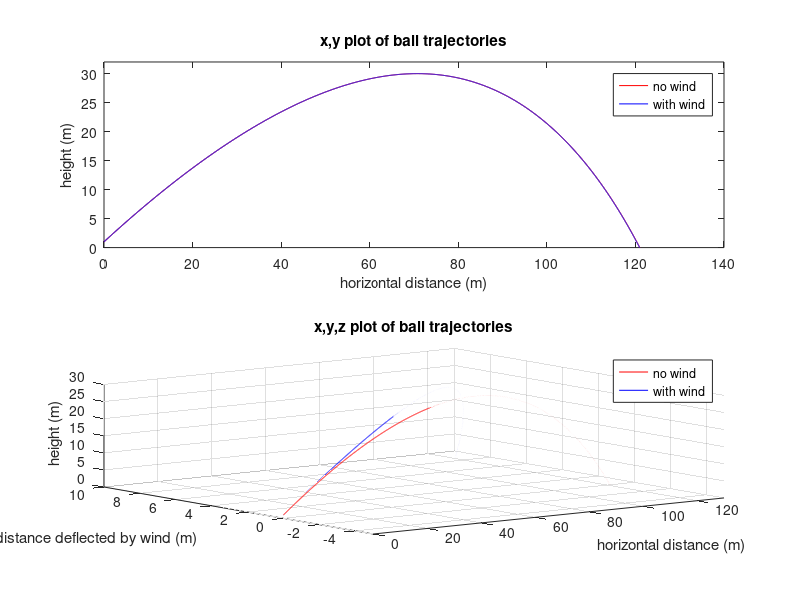

This chart was generated by the following MATLAB code:
% Trajectory of a Batted Ball with wind
% Laurel Dunn
% 4/22/2011
% Program models the trajectories of two batted balls. Both balls are
% batted at a 35 degree angle (for maximum range) with an initial velocity of 110 mph
% First ball is batted
% in the absense of wind. Second ball experiences a wind of 10mph
% perpendicular to its path. Wind is taken to blow in the z direction and 
% both balls are batted in the x,y plane.

dt=.001;    % Define time step and interval
t=0:dt:5;
a=.61087;   % batted at 35 degree angle from horizontal 

v1=0*t;
v1(1)=49.1744;  
v2=0*t;
v2(1)=49.1744;

vx1=0*t;
vx1(1)=v1(1)*cos(a);    % initial velocity has both x and y components
vx2=0*t;
vx2(1)=v2(1)*cos(a);

vy1=0*t;
vy1(1)=v1(1)*sin(a);
vy2=0*t;
vy2(1)=v2(1)*sin(a);

vz1=0*t;                % devine variable arrays and initial conditions
vz1(1)=0;
vz2=0*t;
vz2(1)=0;

x1=0*t;
x1(1)=0;
x2=0*t;
x2(1)=0;
y1=0*t;
y1(1)=1;
y2=0*t;
y2(1)=1;
z1=0*t;
z1(1)=0;
z2=0*t;
z2(1)=0;

g=9.8;
vwind=4.4704;
d=length(t);

for k=1:d;
    y1(k+1)=y1(k)+vy1(k)*dt;        % Initial displacement arrays
    x1(k+1)=x1(k)+vx1(k)*dt;
    z1(k+1)=0;
    
    y2(k+1)=y2(k)+vy2(k)*dt;
    x2(k+1)=x2(k)+vx2(k)*dt;
    z2(k+1)=z2(k)+vz2(k)*dt;
    
    B1(k+1)=.0039+.0058/(1+exp((v1(k)-35)/5));  % Drag coefficients
    B2(k+1)=.0039+.0058/(1+exp((v2(k)-35)/5));
    
    dragx1(k)=-B1(k)*(v1(k))*(vx1(k));      % Drag forces
    dragy1(k)=-B1(k)*(v1(k))*(vy1(k));
    dragz1(k)=0;
    
    dragx2(k)=-B2(k)*(v2(k))*(vx2(k));
    dragy2(k)=-B2(k)*(v2(k))*(vy2(k));
    dragz2(k)=-B2(k)*(v2(k))*(vz2(k)-vwind);
    
    vx1(k+1)=vx1(k)+dragx1(k)*dt;       % directional velocities
    vy1(k+1)=vy1(k)-g*dt+dragy1(k)*dt;
    vz1(k+1)=0;
    
    vx2(k+1)=vx2(k)+dragx2(k)*dt;
    vy2(k+1)=vy2(k)-g*dt+dragy2(k)*dt;
    vz2(k+1)=vz2(k)+dragz2(k)*dt;
    
    v1(k+1)=sqrt((vx1(k+1)^2+vy1(k+1)^2+vz1(k+1)^2));   % total velocities
    v2(k+1)=sqrt((vx2(k+1)^2+vy2(k+1)^2+vz2(k+1)^2));
end


subplot(2,1,1),plot(x1,y1,'r',x2,y2,'b-')
ylim([0 32])
title('x,y plot of ball trajectories')
xlabel('horizontal distance (m)')
ylabel('height (m)')
legend('no wind','with wind','location','best')

subplot(2,1,2),plot3(x1,z1,y1,'r',x2,z2,y2,'b-')
xlim([0 130])
ylim([-5 10])
zlim([0 30])
grid

title('x,y,z plot of ball trajectories')
xlabel('horizontal distance (m)')
zlabel('height (m)')
ylabel('distance deflected by wind (m)')
legend('no wind','with wind','location','best')